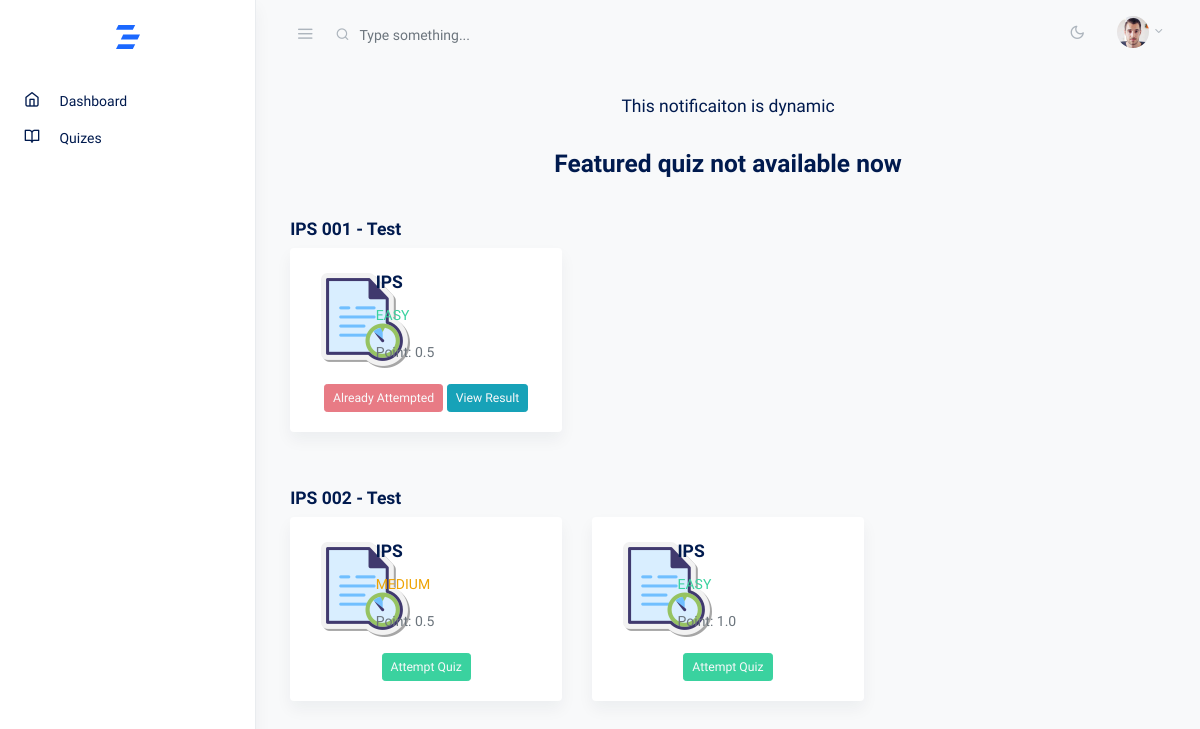
Before: /home/ (signed in) with the older database file.
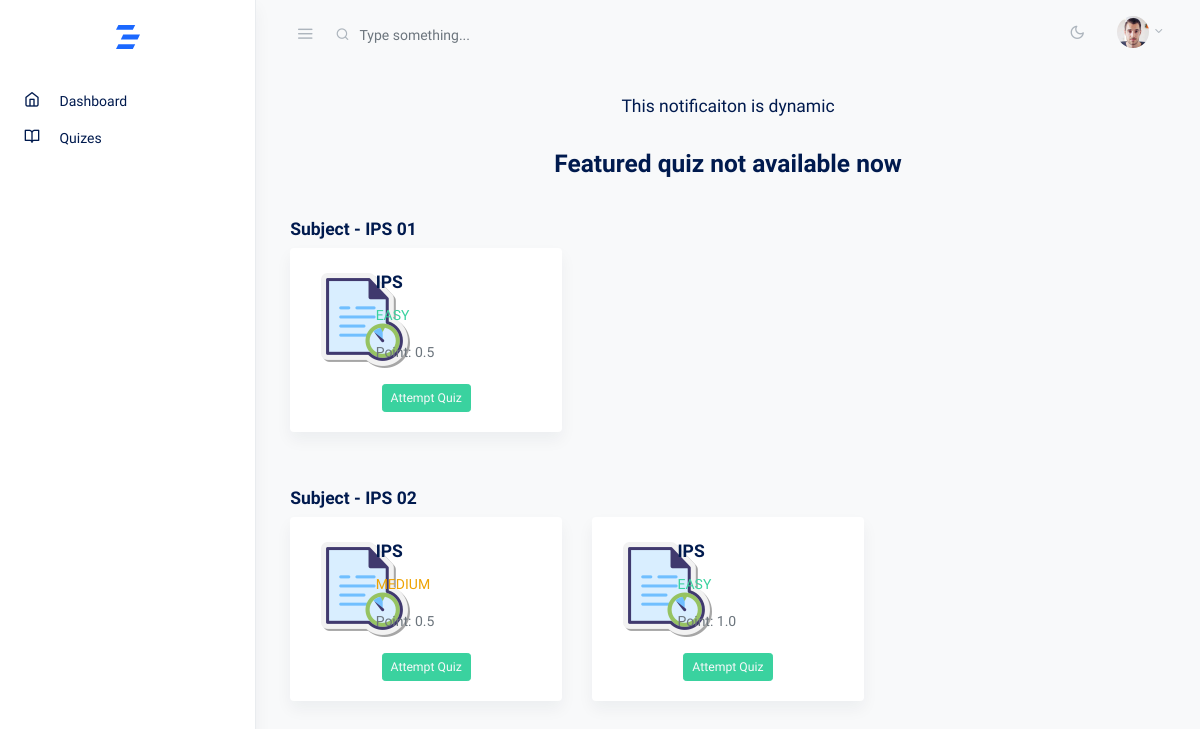
After: the same page with the newer database file.
### core/models.py (models this page shows, shortened)
class Notification(models.Model):
    message = models.CharField(max_length=255)
    is_active = models.BooleanField(default=True)
    created_at = models.DateTimeField(auto_now_add=True)

### course/models.py (models this page shows, shortened)
class Subject(models.Model):
    course = models.ForeignKey(Course, on_delete=models.CASCADE)
    name = models.CharField(max_length=100)
    is_active = models.BooleanField(default=True)
    class Meta:
        verbose_name = "Subject"
        verbose_name_plural = "   Subjects"

class QuestionPattern(models.Model):
    TIER_CHOICES = [
        ('easy', 'Easy'),
        ('medium', 'Medium'),
        ('hard', 'Hard'),
    ]
    subject = models.ForeignKey(Subject, on_delete=models.CASCADE)
    tier = models.CharField(max_length=10, choices=TIER_CHOICES)
    exam_duration = models.PositiveIntegerField(default=30)
    points = models.FloatField(default=1.0, verbose_name="Points for each Question")
    random_serve = models.BooleanField(default=False)
    is_featured = models.BooleanField(default=False)
    total_questions_served = models.PositiveIntegerField(default=0, verbose_name="Total Questions Served")
    class Meta:
        verbose_name = "Question Pattern"
        verbose_name_plural = "  Question Patterns"

class Course(models.Model):
    name = models.CharField(max_length=100)
    slug = models.SlugField(unique=True)
    status = models.BooleanField(default=True)
    class Meta:
        verbose_name = "Course"
        verbose_name_plural = "    Courses"

### core/views.py (the view)
# urls.py: path('home/', views.home, name='home'),
@login_required
def home(request):
    user = request.user
    user_course = request.user.course
    f_quizzes = QuestionPattern.objects.filter(subject__course=user_course, is_featured=True).select_related('subject__course').order_by('subject__name')
    f_quizzes_grouped_by_subject = {}
    for subject, quizzes_in_subject in groupby(f_quizzes, lambda quiz: quiz.subject):
        f_quizzes_grouped_by_subject[subject] = list(quizzes_in_subject)
    f_participation_status = {}
    notification = Notification.objects.filter(is_active=True).first()
    attempt_ids = {}
    for quizzes_in_subject in f_quizzes_grouped_by_subject.values():
        for quiz in quizzes_in_subject:
            attempt = UserAttempt.objects.filter(user=user, question=quiz, attempt_count=1).first()
            if attempt:
                f_participation_status[quiz.id] = True
                attempt_ids[quiz.id] = attempt.id
            else:
                f_participation_status[quiz.id] = False
    return render(request, 'user/home.html', {
        'f_quizzes_grouped_by_subject': f_quizzes_grouped_by_subject,
        'f_participation_status': f_participation_status,
        'notification': notification,
        'attempt_ids': attempt_ids,
    })

### core/custom_filters.py (called while the page is built)
@register.filter(name='get_value')
def get_value(dictionary, key):
    return dictionary.get(key, False)

@register.filter
def get_item(dictionary, key):
    return dictionary.get(key)

### templates/user/home.html (shortened to what this page needs)
{% extends 'user/assets/base.html' %}
{% load custom_filters %}
{% block content %}
<div class="container-fluid">
    <div class="row justify-content-center">
        <div class="col-12">
            <div class="row text-center justify-content-center">
                <div class="col-12 mt-2 mb-2">
                    <h5 class="lead">{{notification.message}}</h5>
                </div>
                {% if f_quizzes %}
                <div class="col-12 mt-3 mb-3">
                    <h3>IPS Quiz are available now, let's participate.</h3>
                </div>
                {% else %}
                <div class="col-12 mt-3 mb-3">
                    <h3>Featured quiz not available now</h3>
                </div>
                {% endif %}
            </div>
            <div class="row">
                {% for subject, quizzes in f_quizzes_grouped_by_subject.items %}
                    <div class="col-12 mt-3 mb-3">
                        <h5>{{ subject.name }}</h5>
                        <div class="row">
                            {% for quiz in quizzes %}
                                <div class="col-md-6 col-xl-4 mb-4">
                                    <div class="card shadow border-0">
                                        <div class="card-body">
                                            <div class="row align-items-center">
                                                <div class="col-3 text-center">
                                                    <img>
                                                </div>
                                                <div class="col">
                                                    <h5 class="card-title">{{ quiz.subject.course.name }}</h5>
                                                        {% if quiz.tier == 'easy' %}
                                                            <span class="text-success" >{{ quiz.tier|upper }}</span>
                                                        {% elif quiz.tier == 'medium' %}
                                                            <span class="text-warning" >{{ quiz.tier|upper }}</span>
                                                        {% else %}
                                                            <span class="text-danger" >{{ quiz.tier|upper }}</span>
                                                        {% endif %}
                                                    <p class="card-text">Point: {{ quiz.points }}</p>
                                                </div>
                                            </div>
                                            <div class="row align-items-center justify-content-center text-center mt-3">
                                                <div class="col">
                                                    {% if f_participation_status|get_value:quiz.id %}
                                                        <button disabled class="btn btn-danger btn-sm text-light">Already Attempted</button>
                                                        {% if attempt_ids|get_item:quiz.id %}
                                                            <a href="{% url 'core:attempt_answer' user_attempt_id=attempt_ids|get_item:quiz.id %}">
                                                                <button class="btn btn-info btn-sm text-light" type="button">View Result</button>
                                                            </a>
                                                        {% endif %}
                                                    {% else %}
                                                        <button class="btn btn-success text-light btn-sm" type="button" data-toggle="modal" data-target="#verticalModal_{{forloop.counter}}">Attempt Quiz</button>
                                                    {% endif %}
                                                </div>
                                            </div>
                                        </div>
                                    </div>
                                </div>
                            {% endfor %}
                        </div>
                    </div>
                {% endfor %}
            </div>
        </div>
    </div>
        </div>
    </div>
{% endblock %}

### templates/user/assets/base.html (shortened to what this page needs)
{% load static %}
<!doctype html>
<html lang="en">
  <head>
    <link rel="stylesheet" href="{% static 'user/css/simplebar.css' %}">
    <link rel="stylesheet" href="{% static 'user/css/feather.css' %}">
    <link rel="stylesheet" href="{% static 'user/css/select2.css' %}">
    <link rel="stylesheet" href="{% static 'user/css/dropzone.css' %}">
    <link rel="stylesheet" href="{% static 'user/css/uppy.min.css' %}">
    <link rel="stylesheet" href="{% static 'user/css/jquery.steps.css' %}">
    <link rel="stylesheet" href="{% static 'user/css/jquery.timepicker.css' %}">
    <link rel="stylesheet" href="{% static 'user/css/quill.snow.css' %}">
    <link rel="stylesheet" href="{% static 'user/css/daterangepicker.css' %}">
    <link rel="stylesheet" href="{% static 'user/css/app-light.css' %}" id="lightTheme">
    <link rel="stylesheet" href="{% static 'user/css/app-dark.css' %}" id="darkTheme" disabled>
    <link rel="stylesheet" href="https://cdnjs.cloudflare.com/ajax/libs/bootstrap-icons/1.11.3/font/bootstrap-icons.min.css" />
  </head>
  <body class="vertical  light  ">
    <div class="wrapper">
      {% include 'user/assets/navbar.html' %}
      {% include 'user/assets/sidebar.html' %}
      <main role="main" class="main-content">
      {% block content %}{% endblock %}
  </body>
</html>

### templates/user/assets/navbar.html (shortened to what this page needs)
{% load static %}
<nav class="topnav navbar navbar-light">
    <button type="button" class="navbar-toggler text-muted mt-2 p-0 mr-3 collapseSidebar">
      <i class="fe fe-menu navbar-toggler-icon"></i>
    </button>
    <form class="form-inline mr-auto searchform text-muted">
      <input class="form-control mr-sm-2 bg-transparent border-0 pl-4 text-muted" type="search" placeholder="Type something..." aria-label="Search">
    </form>
    <ul class="nav">
      <li class="nav-item">
        <a class="nav-link text-muted my-2" href="#" id="modeSwitcher" data-mode="light">
          <i class="fe fe-sun fe-16"></i>
        </a>
      </li>
      <li class="nav-item dropdown">
        <a class="nav-link dropdown-toggle text-muted pr-0" href="#" id="navbarDropdownMenuLink" role="button" data-toggle="dropdown" aria-haspopup="true" aria-expanded="false">
          <span class="avatar avatar-sm mt-2">
            {% if user.avatar %}
                <img src="{{ user.avatar.url }}" alt="..." class="avatar-img rounded-circle">
            {% else %}
                <img src="{% static 'user/./assets/avatars/face-1.jpg' %}" alt="..." class="avatar-img rounded-circle">
            {% endif %}
          </span>
        </a>
      </li>
    </ul>
  </nav>

### templates/user/assets/sidebar.html (shortened to what this page needs)
{% load static %}
<aside class="sidebar-left border-right bg-white shadow" id="leftSidebar" data-simplebar>
    <nav class="vertnav navbar navbar-light">
        <div class="w-100 mb-4 d-flex">
            <a class="navbar-brand mx-auto mt-2 flex-fill text-center" href="{% url 'core:home' %}">
            </a>
        </div>
        <ul class="navbar-nav flex-fill w-100 mb-2">
            <li class="nav-item dropdown">
                <a href="{% url 'core:home' %}" class="nav-link">
                    <i class="fe fe-home fe-16"></i>
                    <span class="ml-3 item-text">Dashboard</span><span class="sr-only">(current)</span>
                </a>
            </li>
            <li class="nav-item dropdown">
                <a href="{% url 'core:quizes' %}" class="nav-link">
                    <i class="fe fe-book-open fe-16"></i>
                    <span class="ml-3 item-text">Quizes</span><span class="sr-only">(current)</span>
                </a>
            </li>
        </ul>
    </nav>
</aside>

### static/user/css/simplebar.css (style rules this page uses)
[data-simplebar] { position: relative; flex-direction: column; flex-wrap: wrap; justify-content: flex-start; align-content: flex-start; align-items: flex-start; }

### static/user/css/feather.css (style rules this page uses)
.fe { font-family: "feather" !important; speak: none; font-style: normal; font-weight: normal; font-variant: normal; text-transform: none; line-height: 1; -webkit-font-smoothing: antialiased; -moz-osx-font-smoothing: grayscale; }
.fe-16 { font-size: 16px; }
.fe-book-open:before { content: ""; }
.fe-home:before { content: ""; }
.fe-menu:before { content: ""; }
.fe-sun:before { content: ""; }

Changed rows visible on the page:
changed Subject: name "IPS 001 - Test" → "Subject - IPS 01"
computed for QuestionPattern (number 1 of 3 on the later page): text "Already Attempted View Result" → "Attempt Quiz"
changed Subject: name "IPS 002 - Test" → "Subject - IPS 02"
